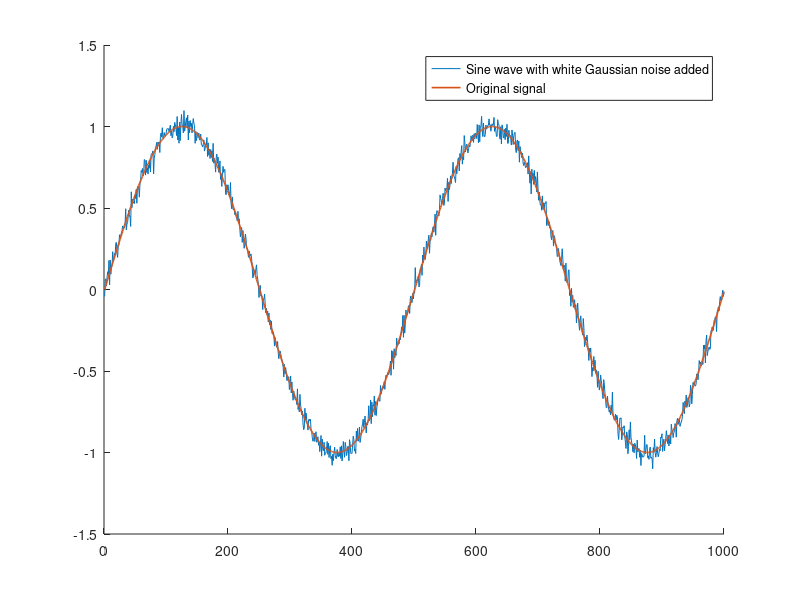
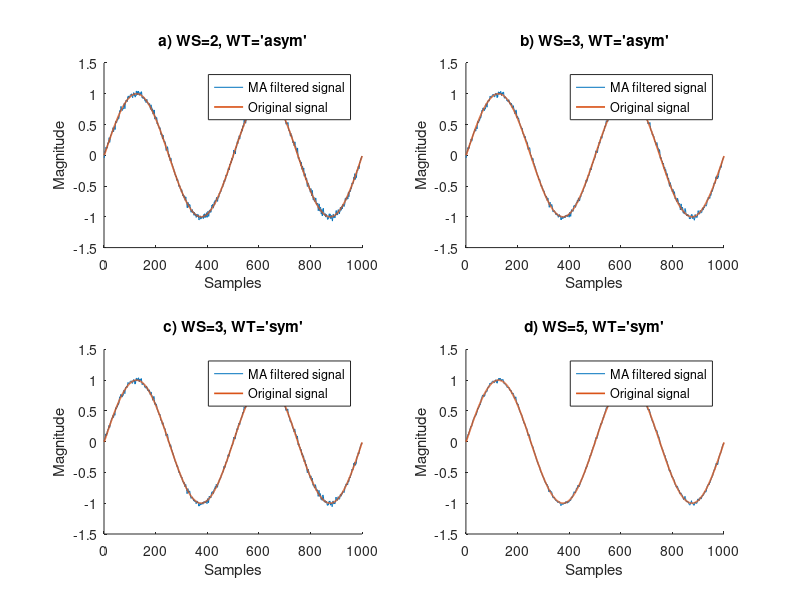

Recreate these plots in MATLAB, in order.
%Pre cleaning
close all;
clear;
clc;

%Sine signal replica
t = 0:1:999;
original = sin(2*pi*0.002*t);

%Noisy replica
noise = wgn(1, 1000, -28); %-28 dBW was chosen to replicate the noise in the original paper.
noisy_signal = original + noise;
figure(1)
hold on;
plot(noisy_signal);
plot(original, 'LineWidth', 1.2);
legend("Sine wave with white Gaussian noise added", "Original signal");
hold off;

%MA WS=3, WT='sym'
MA_3_sym_signal = movmean(noisy_signal, 3);

%MA WS=5, WT='asym'
MA_5_sym_signal = movmean(noisy_signal, 5);

%MA WS=2, WT='asym'
MA_2_asym_signal = movmean(noisy_signal, [1 0]); %[1 0] means use only one element from the past and the current value for the avarage.

%MA WS=3, WT='asym'
MA_3_asym_signal = movmean(noisy_signal, [2 0]); %[1 0] means use two elements from the past and the current value for the avarage.

%Filtered noisy signal plots
figure(2)
subplot(2, 2, 1);
hold on;
plot(MA_2_asym_signal);
plot(original, 'LineWidth', 1.2);
legend("MA filtered signal", "Original signal");
title("a) WS=2, WT='asym'");
xlabel("Samples");
ylabel("Magnitude");
hold off;

subplot(2, 2, 2);
hold on;
plot(MA_3_asym_signal);
plot(original, 'LineWidth', 1.2);
legend("MA filtered signal", "Original signal");
title("b) WS=3, WT='asym'");
xlabel("Samples");
ylabel("Magnitude");
hold off;

subplot(2, 2, 3);
hold on;
plot(MA_3_sym_signal);
plot(original, 'LineWidth', 1.2);
legend("MA filtered signal", "Original signal");
title("c) WS=3, WT='sym'");
xlabel("Samples");
ylabel("Magnitude");
hold off;

subplot(2, 2, 4);
hold on;
plot(MA_5_sym_signal);
plot(original, 'LineWidth', 1.2);
legend("MA filtered signal", "Original signal");
title("d) WS=5, WT='sym'");
xlabel("Samples");
ylabel("Magnitude");
hold off;

%Performance metrics calculation

signal_vector = [noisy_signal' MA_2_asym_signal' MA_3_asym_signal' MA_3_sym_signal' MA_5_sym_signal']; %From this point onwards this order is used for the signals inside the vectors.

%SM1
SM1 = zeros(1, size(signal_vector, 2));
SM1_percentage = zeros(1, size(signal_vector, 2));

for n = 1:size(signal_vector, 2)
    dif = signal_vector(2:size(signal_vector(:, n), 1), n) - signal_vector(1:size(signal_vector(:, n), 1)-1, n);
    SM1(n) = sum(abs(dif));
    SM1_percentage(n) = 100*(SM1(1)-SM1(n))/(SM1(1));
end

%SM2
SM2 = zeros(1, size(signal_vector, 2));
SM2_percentage = zeros(1, size(signal_vector, 2));
for n = 1:size(signal_vector, 2)
    dif = signal_vector(1:size(signal_vector(:, n), 1)-2, n) - 2.*signal_vector(2:size(signal_vector(:, n), 1)-1, n) + signal_vector(3:size(signal_vector(:, n), 1), n);
    SM2(n) = sum((dif).^(2));
    SM2_percentage(n) = 100*(SM2(1)-SM2(n))/(SM2(1));
end